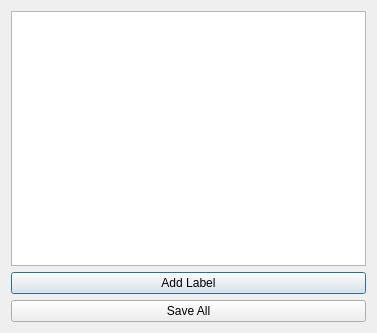
<?xml version="1.0" encoding="UTF-8"?>
<ui version="4.0">
 <class>LabelPropertiesDialog</class>
 <widget class="QDialog" name="LabelPropertiesDialog">
  <property name="windowModality">
   <enum>Qt::NonModal</enum>
  </property>
  <property name="geometry">
   <rect>
    <x>0</x>
    <y>0</y>
    <width>377</width>
    <height>333</height>
   </rect>
  </property>
  <property name="minimumSize">
   <size>
    <width>377</width>
    <height>319</height>
   </size>
  </property>
  <property name="windowTitle">
   <string>Dialog</string>
  </property>
  <layout class="QGridLayout" name="gridLayout">
   <item row="0" column="0">
    <widget class="QTableWidget" name="labels"/>
   </item>
   <item row="1" column="0">
    <widget class="QPushButton" name="addLabel">
     <property name="text">
      <string>Add Label</string>
     </property>
    </widget>
   </item>
   <item row="2" column="0">
    <widget class="QPushButton" name="saveAll">
     <property name="text">
      <string>Save All</string>
     </property>
    </widget>
   </item>
  </layout>
 </widget>
 <resources/>
 <connections/>
</ui>
